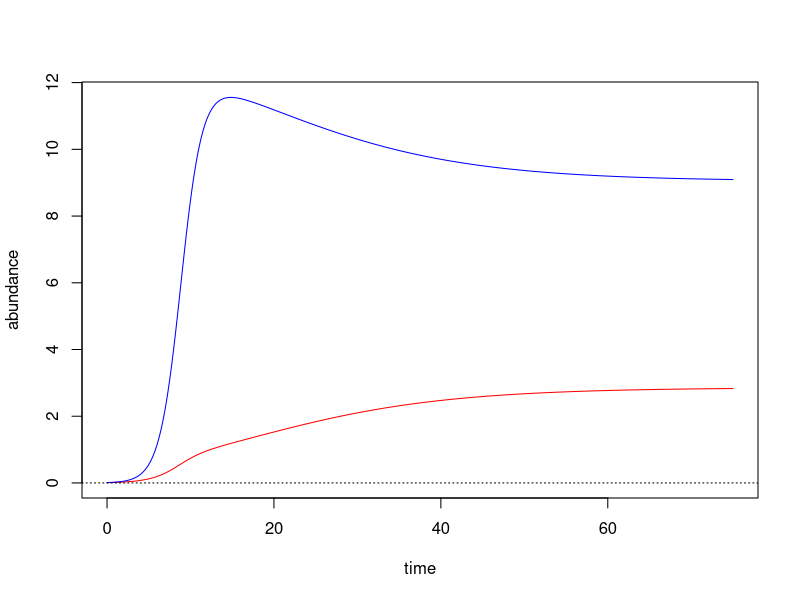

Write the R code that produced this figure.
# set up parameters
N1=.01; N2=.01;
r1=0.5; r2=0.8;
# interaction parameters
s11=-0.08; s12=-0.03; s21=-0.09; s22=-0.06;

t=0; dt=.0001; tmax=75;      # set up time steps and maximum time
step=0;            # a counter for saving dynamics every 1000 steps
timevec=seq(0, tmax, length=tmax/(dt*1000)); # vector of time steps
Nmat=matrix(nrow=length(timevec), ncol=2);  # empty matrix for abundances
i=1;                         # counter for tracking position in N vector

while(t<tmax) {
  dN1=(r1+s11*N1+s12*N2)*N1*dt;
  dN2=(r2+s21*N1+s22*N2)*N2*dt;
  
  N1=N1+dN1;
  if(N1<0) {
    N1=0;
  }
  
  N2=N2+dN2;
  if(N2<0) {
    N2=0;
  }
  
  t=t+dt; step=step+1;
  if(step==1000) {
    Nmat[i,1]=N1; # store N1 is column 1
    Nmat[i,2]=N2; # store N2 is column 2
    step=0; i=i+1; # reset counter and increment i by 1
  }
}

# plot results from Nmat matrix
matplot(timevec, Nmat, # timevec as x values, Nmat as y values
        type = "l",  # tell R to make a line plot
        col = c("red", "blue"), # colors for the two lines
        lty = 1, # line type (a solid line)
        xlab = "time", ylab = "abundance") # axis labels
abline(h=0, lty=3) # add dotted line at abundance = 0
